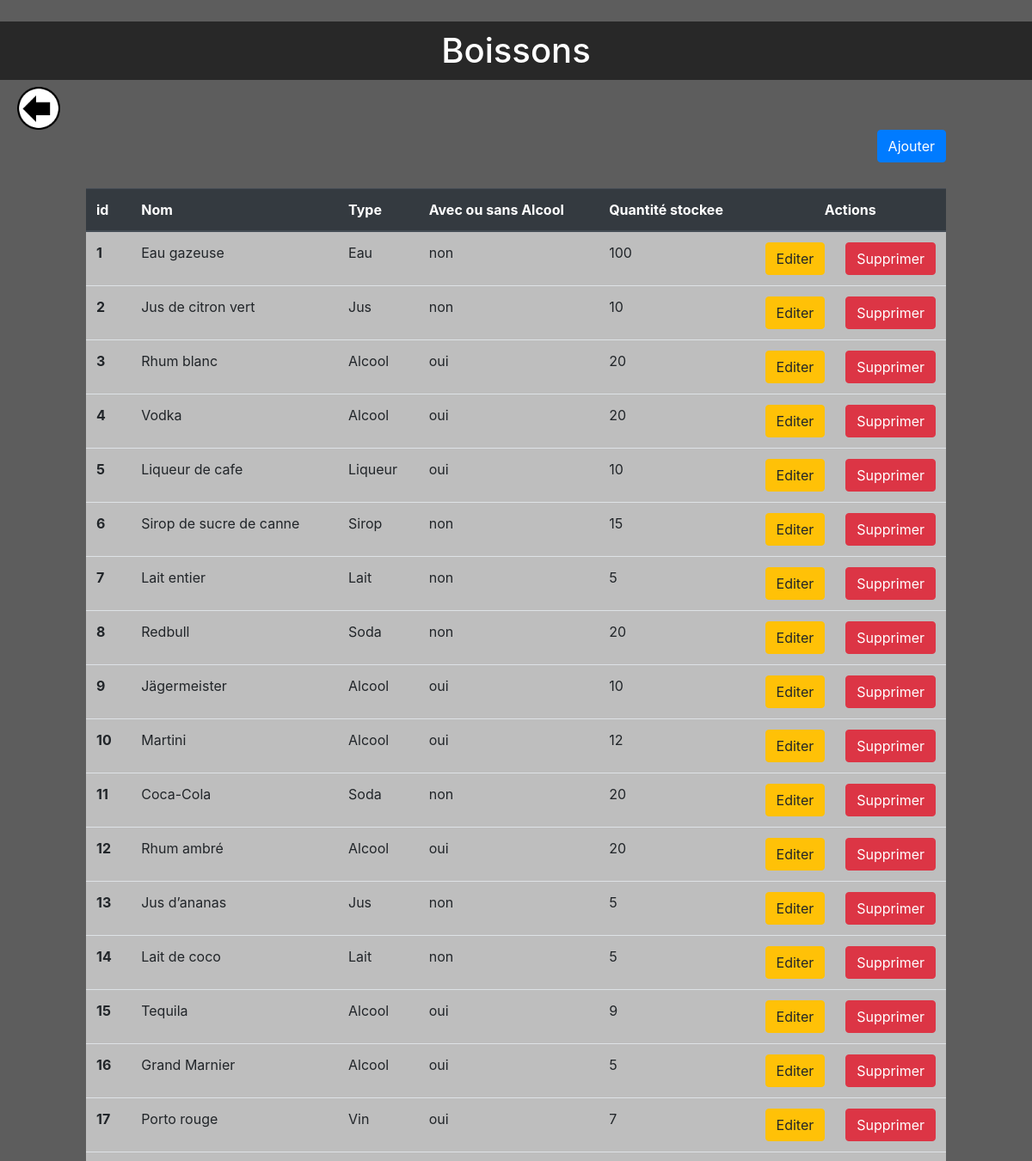
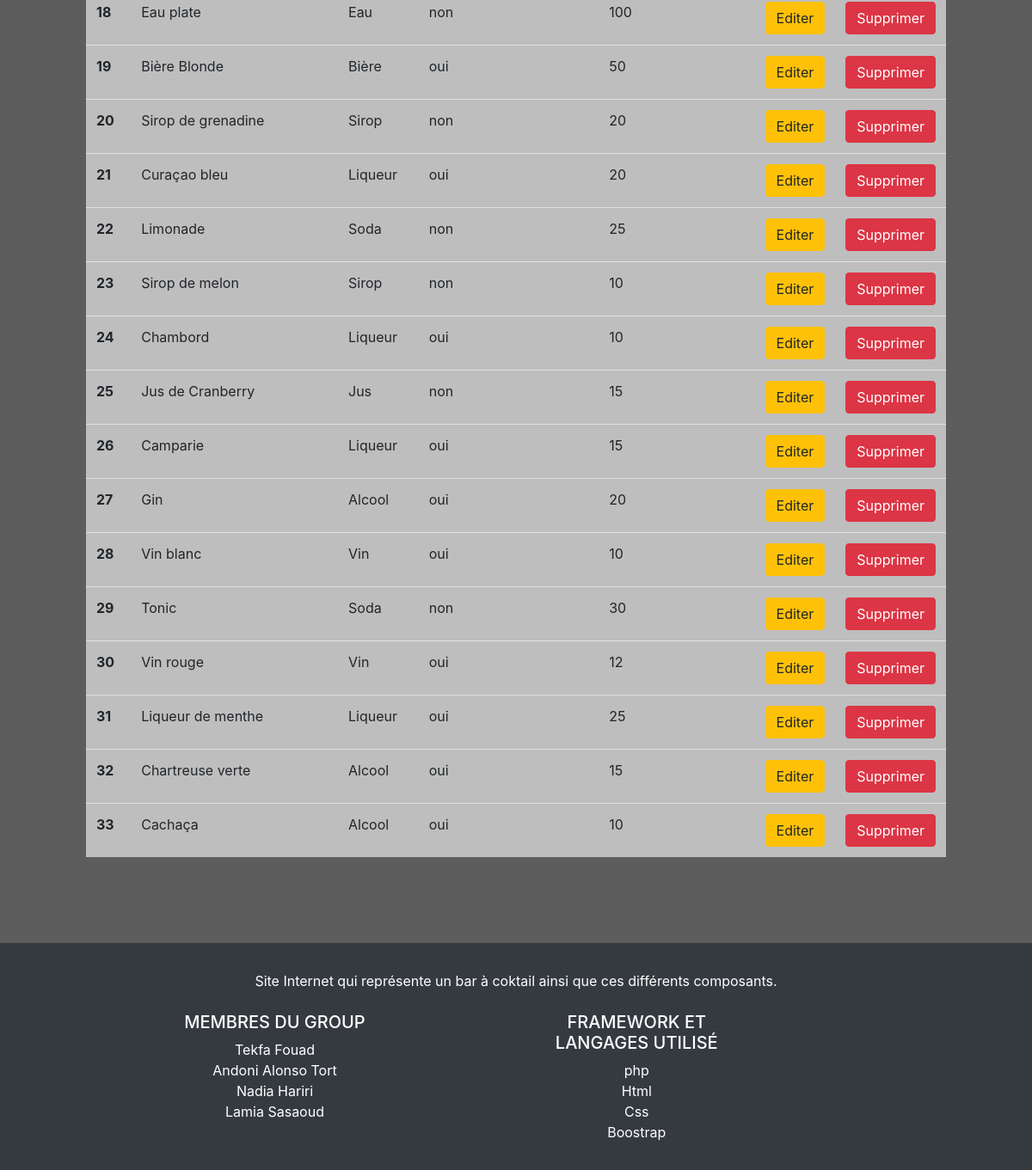
The app's page /Controlleur/CRUD/CRUD_boissons.php with its own data (2 pictures, top to bottom).
### tables this page shows
CREATE TABLE boisson (
  b_id int(11) PRIMARY KEY AUTO_INCREMENT NOT NULL,
  b_nom varchar(45) NOT NULL,
  b_type  varchar(45) NOT NULL,
  b_estAlcoolise  tinyint(4) NOT NULL,
  b_qteStockee  float NOT NULL
);

### Controlleur/MyPDO.php (called while the page is built, shortened)
<?php
class MyPDO {
    private PDO $pdo;
    private PDOStatement $pdos_selectAll;
    private string $nomTable;
    public function __construct($sgbd, $host, $db, $user, $password, $table='null'){
        $this->pdo = new PDO("mysql:host=".$host.";dbname=".$db, $user, $password);
        $this->pdo->setAttribute(PDO::ATTR_ERRMODE, PDO::ERRMODE_EXCEPTION);
    }
    public function initPDOS_selectAll() {
        $this->pdos_selectAll = $this->pdo->prepare('SELECT * FROM '.$this->nomTable);
    }
    public function getAll(): array {
        $this->getPdosSelectAll()->execute();
        return $this->getPdosSelectAll()->fetchAll(PDO::FETCH_CLASS,
            "bar\Entite".ucfirst($this->getNomTable()));
    }
    public function getPdosSelectAll(): PDOStatement
    {
        return $this->pdos_selectAll;
    }
    public function getNomTable(): string
    {
        return $this->nomTable;
    }
    public function setNomTable(string $nomTable): MyPDO
    {
        $this->nomTable = $nomTable;
        return $this;
    }
}
?>

### Modele/EntiteBoisson.php (called while the page is built, shortened)
<?php
class EntiteBoisson{
    protected $b_id;
    protected  $b_nom;
    protected  $b_type;
    protected  $b_estAlcoolise;
    protected  $b_qteStockee;
    public function getBId(): int
    {
        return $this->b_id;
    }
    public function getBNom(): string
    {
        return $this->b_nom;
    }
    public function getBType(): string
    {
        return $this->b_type;
    }
    public function getBEstAlcoolise(): int
    {
        return $this->b_estAlcoolise;
    }
    public function getBQteStockee(): int
    {
        return $this->b_qteStockee;
    }
}
?>

### Vue/boissons.php (the view, shortened to what this page needs)
<?php
class vueBoissons {
    public function getDebutHTML($titre = "Boissons", $lienRetour = "../../"): string{
        $res = '<!DOCTYPE html>
            <html lang="en">
            <head>
                    <meta charset="UTF-8">
                    <meta http-equiv="X-UA-Compatible" content="IE=edge">
                    <meta name="viewport" content="width=device-width, initial-scale=1.0">
                    <link rel="stylesheet" href="https://stackpath.bootstrapcdn.com/bootstrap/4.3.1/css/bootstrap.min.css">
                    <link rel="stylesheet" href="../../css/style.css">
                    <link rel="stylesheet" href="../../css/cocktails.css">
                    <title>Cocktails</title>
                </head>
                 <h1>'.$titre.'</h1>
                    <div class="arrow" id="retour">
                    <a href="'.$lienRetour.'"><img src="../../images/retour.png" alt="retour" class="retour" ></a>
                    </i>
                    </div>
                <body>';
        return $res;
    }
    public function getHTMLTable($va) : string {
        $corps = '<div id="informationEntite">
                    <div class="buttonContainer">
                        <form id="insererBoissonFormButton"  method="post" action="?action=inserer">
                        <button type="submit" class="btn btn-primary" id="btn_ajouter">Ajouter</button>
                        </form>
                    </div>
                    <div class="tableContainer">
                        <table class="table">
                            <thead class="thead-dark">
                                <tr>
                                    <th scope="col">id</th>
                                    <th scope="col">Nom</th>
                                    <th scope="col">Type</th>
                                    <th scope="col">Avec ou sans Alcool</th>
                                    <th scope="col">Quantité stockee</th>
                                    <th scope="col" colspan="3" style="text-align: center;">Actions</th>
                                </tr>
                            </thead>
                            <tbody>';
        foreach ($va as $valeur){
            if ($valeur instanceof EntiteBoisson) {
                $alcool = 'oui';
                if($valeur->getBEstAlcoolise() == '0'){
                    $alcool = 'non';
                }
                $corps.= '          <tr>
                                    <th scope="row">'. $valeur->getBId() .'</th>
                                    <td class="rowsInformation">'. $valeur->getBNom() . '</input></td>
                                    <td class="rowsInformation">'. $valeur->getBType() . '</input></td>
                                    <td class="rowsInformation">'. $alcool . '</input></td>
                                    <td class="rowsInformation">'. $valeur->getBQteStockee() . '</input></td>
                                    <td class="td_buttons_actions"><a href="?action=modifier&b_id='.$valeur->getBId().'">
                                    <button type="button" class="btn btn-warning etapes-btn">Editer</button></a></td>
                                    <td class="td_buttons_actions">
                                    <a href="?action=suppression&b_id='.$valeur->getBId().'">
                                    <button type="button" class="btn btn-danger">Supprimer</button></a></td>
                                </tr>';
            }
        }
        $corps.= '      </tbody>
                       </table>
                    </div>
                </div> ';
        return $corps;
    }
}

### css/style.css (style rules this page uses)
h1 { text-align: center; color: white; background-color: rgba(2, 2, 2, 0.575); margin-top: 25px; padding: 10px; }
body { background: rgba(233, 177, 72, 0.603); background-color: rgba(43, 43, 43, 0.76); background-repeat: no-repeat; background-size: cover; color: aliceblue; }
.buttonContainer { display: flex; flex-direction: row-reverse ; }
.buttonContainer button { margin-right: 100px; }
.tableContainer { background-color: rgb(190, 190, 190); margin: 100px; margin-top: 30px; }
td.td_buttons_actions { width: 10px; }
.retour { height: 50px; width: 50px; margin-left: 20px; }

### records on screen
boisson: b_id "1", b_nom "Eau gazeuse", b_type "Eau", b_estAlcoolise "non", b_qteStockee "100"
boisson: b_id "2", b_nom "Jus de citron vert", b_type "Jus", b_estAlcoolise "non", b_qteStockee "10"
boisson: b_id "3", b_nom "Rhum blanc", b_type "Alcool", alcool "oui", b_qteStockee "20"
boisson: b_id "4", b_nom "Vodka", b_type "Alcool", alcool "oui", b_qteStockee "20"
boisson: b_id "5", b_nom "Liqueur de cafe", b_type "Liqueur", alcool "oui", b_qteStockee "10"
boisson: b_id "6", b_nom "Sirop de sucre de canne", b_type "Sirop", b_estAlcoolise "non", b_qteStockee "15"
boisson: b_id "7", b_nom "Lait entier", b_type "Lait", b_estAlcoolise "non", b_qteStockee "5"
boisson: b_id "8", b_nom "Redbull", b_type "Soda", b_estAlcoolise "non", b_qteStockee "20"
boisson: b_id "9", b_nom "Jägermeister", b_type "Alcool", alcool "oui", b_qteStockee "10"
boisson: b_id "10", b_nom "Martini", b_type "Alcool", alcool "oui", b_qteStockee "12"
boisson: b_id "11", b_nom "Coca-Cola", b_type "Soda", b_estAlcoolise "non", b_qteStockee "20"
boisson: b_id "12", b_nom "Rhum ambré", b_type "Alcool", alcool "oui", b_qteStockee "20"
boisson: b_id "13", b_nom "Jus d’ananas", b_type "Jus", b_estAlcoolise "non", b_qteStockee "5"
boisson: b_id "14", b_nom "Lait de coco", b_type "Lait", b_estAlcoolise "non", b_qteStockee "5"
boisson: b_id "15", b_nom "Tequila", b_type "Alcool", alcool "oui", b_qteStockee "9"
boisson: b_id "16", b_nom "Grand Marnier", b_type "Alcool", alcool "oui", b_qteStockee "5"
boisson: b_id "17", b_nom "Porto rouge", b_type "Vin", alcool "oui", b_qteStockee "7"
boisson: b_id "18", b_nom "Eau plate", b_type "Eau", b_estAlcoolise "non", b_qteStockee "100"
boisson: b_id "19", b_nom "Bière Blonde", b_type "Bière", alcool "oui", b_qteStockee "50"
boisson: b_id "20", b_nom "Sirop de grenadine", b_type "Sirop", b_estAlcoolise "non", b_qteStockee "20"
boisson: b_id "21", b_nom "Curaçao bleu", b_type "Liqueur", alcool "oui", b_qteStockee "20"
boisson: b_id "22", b_nom "Limonade", b_type "Soda", b_estAlcoolise "non", b_qteStockee "25"
boisson: b_id "23", b_nom "Sirop de melon", b_type "Sirop", b_estAlcoolise "non", b_qteStockee "10"
boisson: b_id "24", b_nom "Chambord", b_type "Liqueur", alcool "oui", b_qteStockee "10"
boisson: b_id "25", b_nom "Jus de Cranberry", b_type "Jus", b_estAlcoolise "non", b_qteStockee "15"
boisson: b_id "26", b_nom "Camparie", b_type "Liqueur", alcool "oui", b_qteStockee "15"
boisson: b_id "27", b_nom "Gin", b_type "Alcool", alcool "oui", b_qteStockee "20"
boisson: b_id "28", b_nom "Vin blanc", b_type "Vin", alcool "oui", b_qteStockee "10"
boisson: b_id "29", b_nom "Tonic", b_type "Soda", b_estAlcoolise "non", b_qteStockee "30"
boisson: b_id "30", b_nom "Vin rouge", b_type "Vin", alcool "oui", b_qteStockee "12"
boisson: b_id "31", b_nom "Liqueur de menthe", b_type "Liqueur", alcool "oui", b_qteStockee "25"
boisson: b_id "32", b_nom "Chartreuse verte", b_type "Alcool", alcool "oui", b_qteStockee "15"
boisson: b_id "33", b_nom "Cachaça", b_type "Alcool", alcool "oui", b_qteStockee "10"

### other values on screen
$titre "Boissons"
